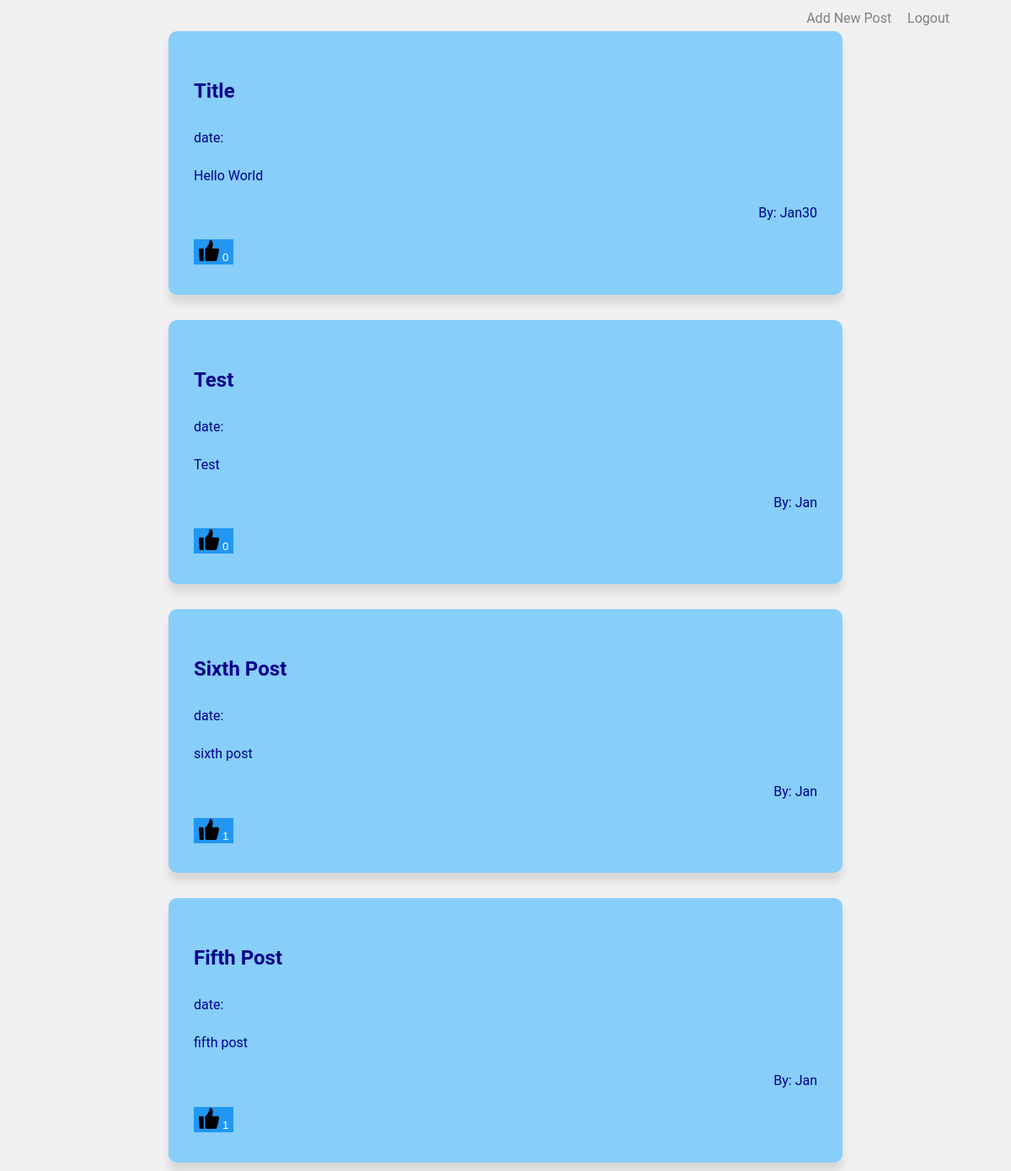
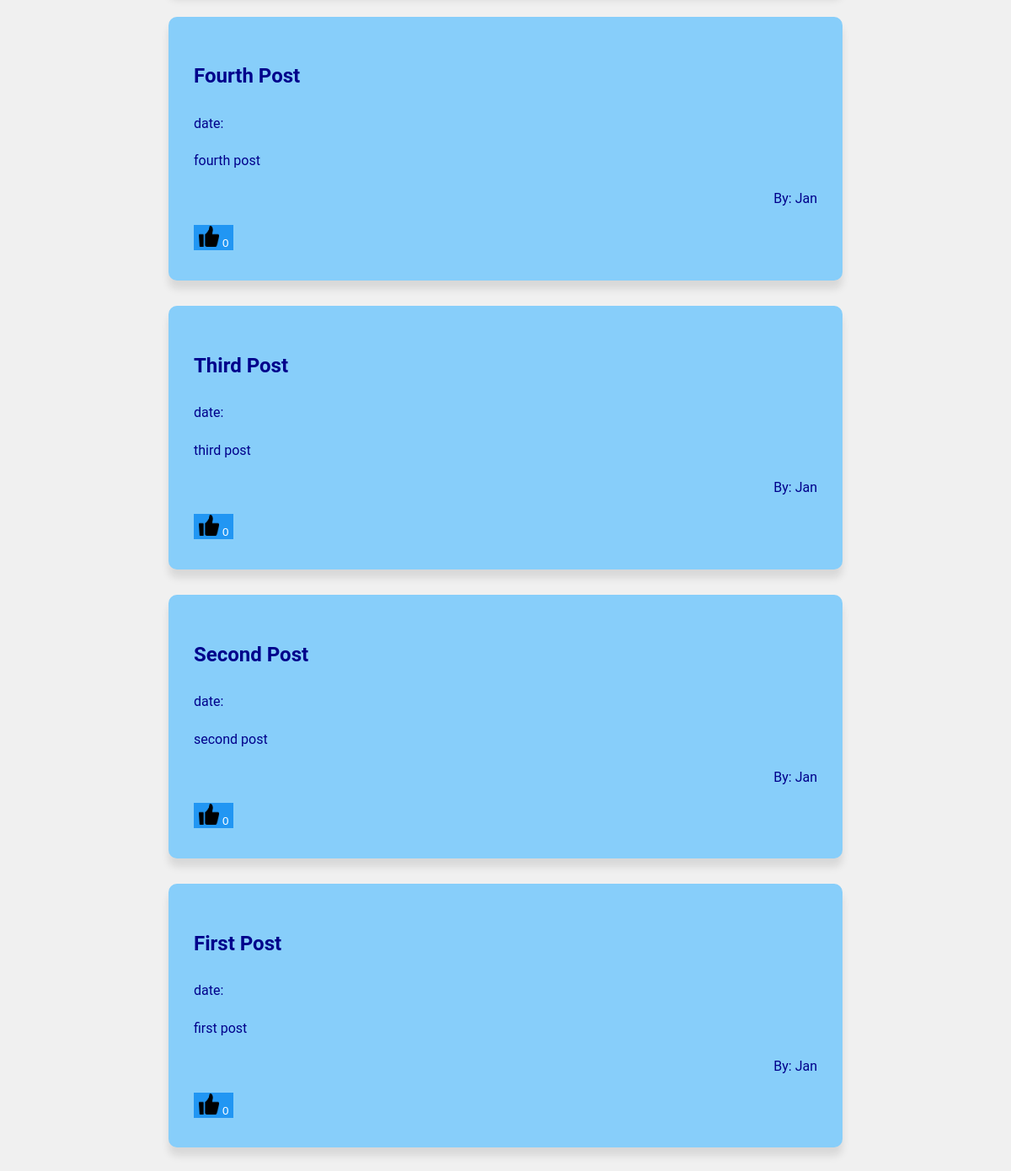
Screenshot of / (signed in) with the database file from the repository (2 pictures, top to bottom).
### tables this page shows
CREATE TABLE post (
  id integer primary key AUTOINCREMENT,
  title Text not NULL,
  content Text not NULL 
, author_id integer);

### main.py (the view)
@app.route("/")
def index():
    cursor.execute('''select post.id, post.title, post.content, post.author_id,
    user.username, count(likes.id) as like_count from post join user on post.author_id = user.id
    left join likes on post.id = likes.post_id
    group by post.id, post.title, post.content, post.author_id, user.username''')
    result = cursor.fetchall()
    posts = []
    for post in reversed(result):
        posts.append({'id': post[0], 'title': post[1], 'content': post[2], 'author_id': post[3], 'username': post[4], 'likes': post[5]})
        if current_user.is_authenticated:
            cursor.execute('select post_id from likes where user_id = ?', (current_user.id,))
            likes_result = cursor.fetchall()
            liked_posts = []
            for like in likes_result:
                liked_posts.append(like[0])
            posts[-1]['liked_posts'] = liked_posts
    context = {'posts': posts}
    return render_template('blog.html', **context)

### main.py (called while the page is built)
@login_manager.user_loader
def load_user(user_id):
    user = cursor.execute('select * from user where id = ?', (user_id,)).fetchone()
    if user is not None:
        return User(user[0], user[1], user[2])
    return None

@app.teardown_appcontext
def close_connection(exception):
    close_db()

### templates/blog.html (shortened to what this page needs)
<!DOCTYPE html>
<html lang="en">
<head>
    <link rel = "stylesheet" href = "/static/style.css">
</head>
<body>
    <div class="buttons">
        {% if current_user.is_authenticated %}
            <a href="{{url_for('add_post')}}" class="btn">Add New Post</a>
            <a href="{{url_for('logout')}}" class="btn">Logout</a>
        {% endif %}
    </div>
    <div class = "blog">
        {% for post in posts %}
            <div class = "card">
                <h2><a href = "{{ url_for('post', post_id=post.id) }}" >{{ post.title }}</a></h2>
                <p>date: {{post.date}}<p>
                <p>{{ post.content }}</p>
                <p class="author">By: {{ post.username }}</p>
                {% if current_user.is_authenticated %}
                    <button onclick="location.href='{{ url_for('like_post',post_id=post.id) }}'">
                        {% if post.id in post.liked_posts %}
                            <img src="/static/Like.png" height="25">
                        {% else %}
                            <img src="/static/Unlike.png" height="25">
                        {% endif %}
                        <span>{{ post.likes }}</span>
                    </button>
                {% endif %}
            </div>
        {% endfor %}
    </div>
</body>
</html>

### static/style.css (style rules this page uses)
body { font-family: 'Roboto', sans-serif; background-color: #f0f0f0; color: #444; line-height: 1.8; }
.blog { margin: auto; max-width: 800px; color: #00008B; }
.card { padding: 30px; margin-bottom:30px; background-color: #87CEFA; box-shadow: 0 10px 10px rgba(0, 0, 0, 0.1); border: none; border-radius: 10px; }
a { text-decoration: none; color: #00008B; }
button { background-color: #2196F3; color: white; padding: 20 px 20 px; border: none; border-radius: 5 px; cursor: pointer; }
.buttons { text-align: right; margin-right: 50px; }
.btn { color: gray; text-decoration: none; margin-right: 15px; }
.author { text-align: right; }

### rows the page displays
post: title "Title", content "Hello World", username "Jan30", likes "0"
post: title "Test", content "Test", username "Jan", likes "0"
post: title "Sixth Post", content "sixth post", username "Jan", likes "1"
post: title "Fifth Post", content "fifth post", username "Jan", likes "1"
post: title "Fourth Post", content "fourth post", username "Jan", likes "0"
post: title "Third Post", content "third post", username "Jan", likes "0"
post: title "Second Post", content "second post", username "Jan", likes "0"
post: title "First Post", content "first post", username "Jan", likes "0"
